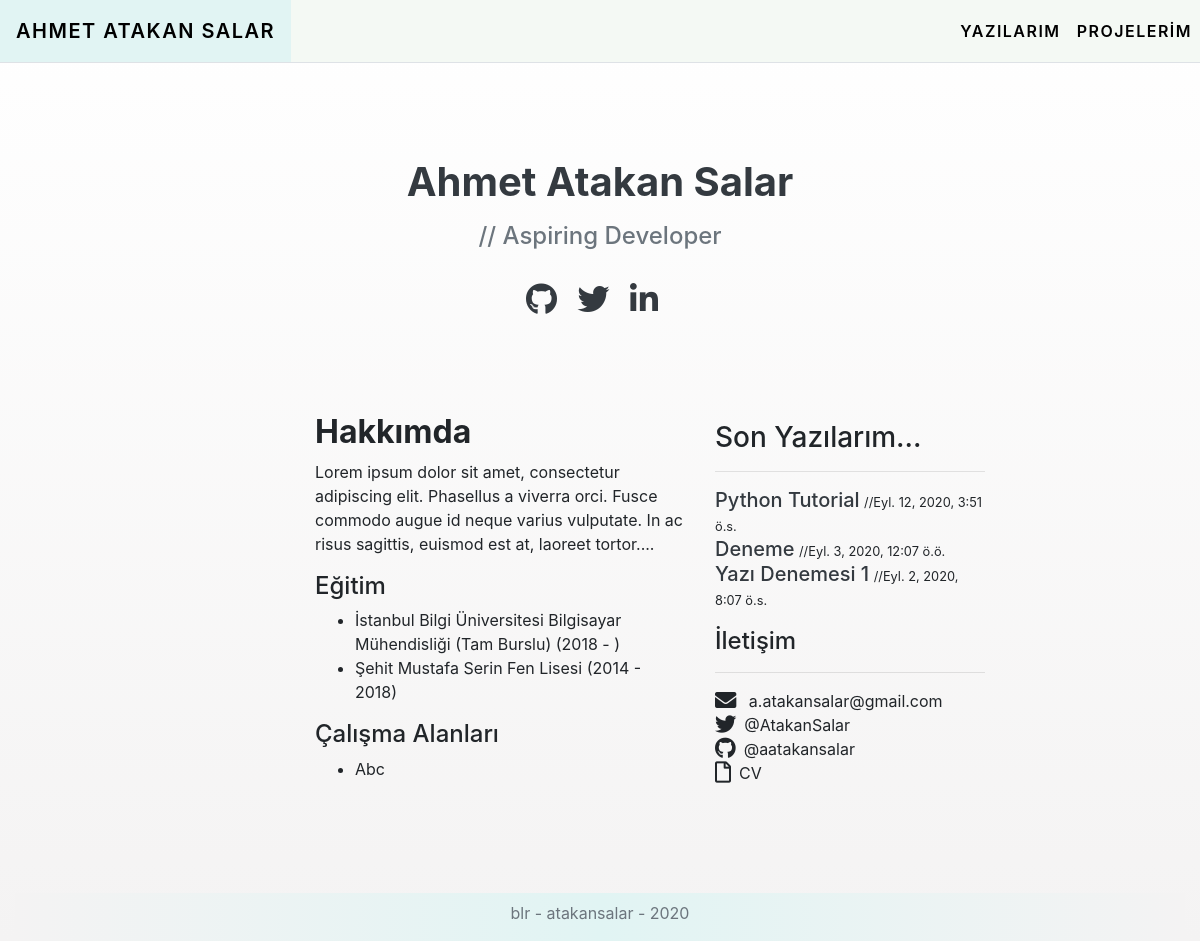
/, run on an earlier commit of the app's database.
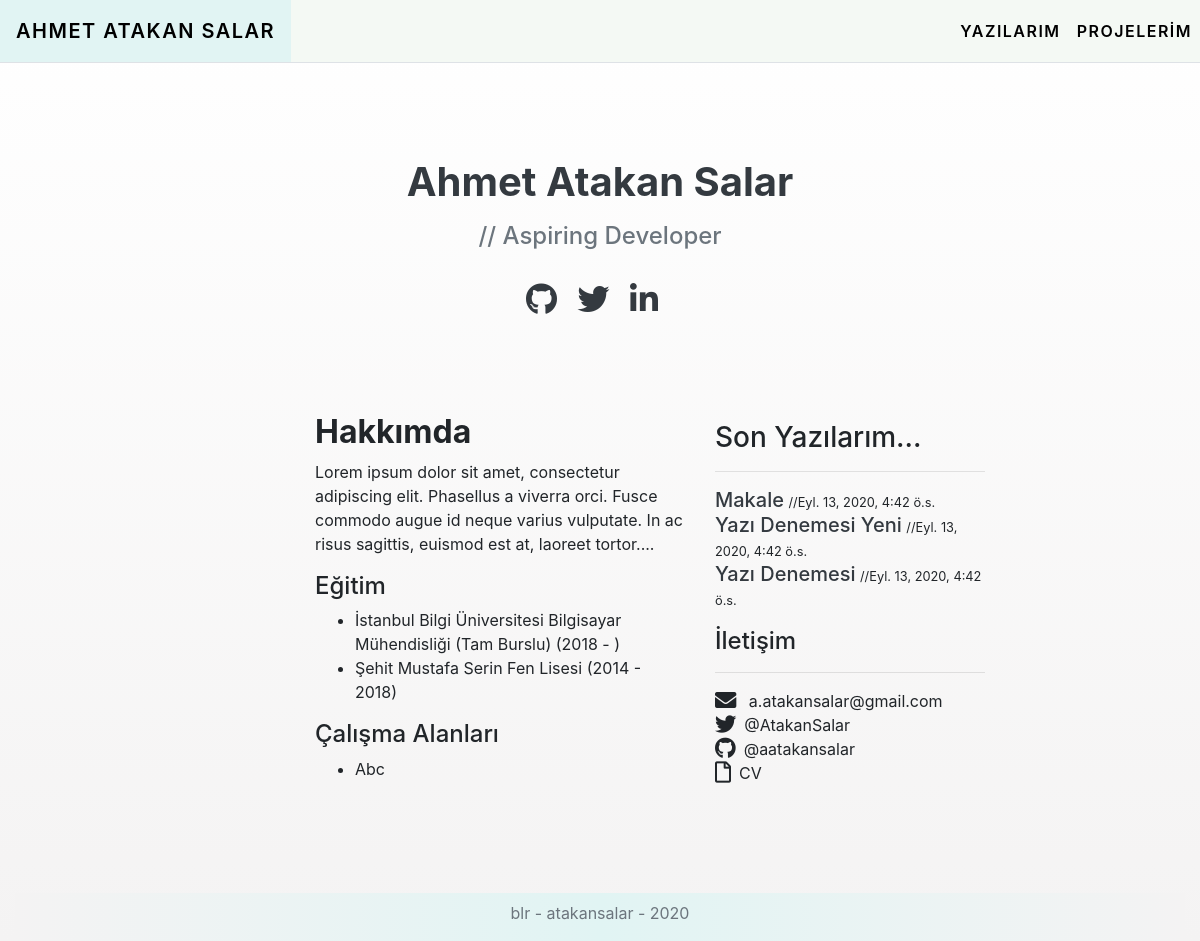
And on a later commit of the database.
### post/models.py (models this page shows, shortened)
class Post(models.Model):
    post_author = models.ForeignKey("auth.User", on_delete=models.CASCADE)
    post_title = models.CharField(max_length=50)
    post_content = RichTextField()
    post_date = models.DateTimeField(auto_now_add=True)
    post_image = models.FileField(blank=True, null=True, verbose_name="Resim Ekle:")
    post_tags = models.ManyToManyField(Tag, verbose_name="Add Tag", blank=True)
    slug = models.SlugField(null=False, unique=True)
    class Meta:
        ordering =['-post_date']
    def get_absolute_url(self):
        return reverse("post:post", kwargs={'slug': self.slug})

### post/views.py (the view)
# urls.py: path('', views.index, name='index'),
def index(request):
    posts = Post.objects.all()
    context = {
        "posts": posts,
    }
    return render(request, 'index.html', context)

### templates/index.html
{% extends "layout.html" %}
{% load static %}
{% block body %}
<div class="text-center" style="margin-top: 3.9rem;">
    <div class="header-wrapper">
        <h1><a href="/" class="text-decoration-none text-dark font-weight-bolder">Ahmet Atakan Salar</a></h1>
        <h4 class="text-secondary pt-2">//  Aspiring Developer</h4>
        <br>
        <a href="https://github.com/aatakansalar" target="_blank" class="text-dark mr-3"><i class="fab fa-github fa-2x"></i></a>
        <a href="https://twitter.com/AtakanSalar" target="_blank" class="text-dark mr-3"><i class="fab fa-twitter fa-2x"></i></a>
        <a href="https://www.linkedin.com/in/ahmet-atakan-salar-7136881b1/" target="_blank" class="text-dark mr-3"><i class="fab fa-linkedin-in fa-2x"></i></a>
    </div>
</div>
<div class="row mb-5 pb-5">
    <div class="col-md-4 offset-md-3 align-self-center">
        <h2 class="font-weight-bold ">Hakkımda</h2>
        <p class="">Lorem ipsum dolor sit amet, consectetur adipiscing elit. Phasellus a viverra orci. Fusce commodo augue id neque varius vulputate. In ac risus sagittis, euismod est at, laoreet tortor....</p>
        <h4>Eğitim</h4>
        <ul>
            <li>İstanbul Bilgi Üniversitesi Bilgisayar Mühendisliği (Tam Burslu)  (2018 - )</li>
            <li>Şehit Mustafa Serin Fen Lisesi (2014 - 2018)</li>
        </ul>
        <h4>Çalışma Alanları</h4>
        <ul>
            <li>Abc</li>
        </ul>
    </div>
    <div class="col-md-3">
    {% if posts %}
        <div class="posts">
            <h3 class="mt-2 ">Son Yazılarım...</h3><hr>
            {% for post in posts %}
                <a href="{{ post.get_absolute_url }}" class="text-dark h5">{{post.post_title}}</a>   <small>//{{post.post_date}}</small><br>
            {% endfor %}
            {% endif %}
        </div>
        <div class= "mt-3">
            <h4>İletişim</h4>
            <hr>
                <li style="list-style: none;"><i class="fas fa-envelope fa-lg mr-2"></i> a.atakansalar@gmail.com</li>
                <li style="list-style: none;"><i class="fab fa-twitter fa-lg mr-2"></i>@AtakanSalar</li>
                <li style="list-style: none;"><i class="fab fa-github fa-lg mr-2"></i>@aatakansalar</li>
                <li style="list-style: none;"><i class="far fa-file fa-lg mr-2"></i>CV</li>
        </div>
    </div>
</div>
{% endblock body %}

### templates/layout.html (shortened to what this page needs)
<!doctype html>
{% load static %}
<html lang="en">
  <head>
    <link rel="stylesheet" href="{% static 'style/style.css' %}">
    <link rel="stylesheet" href="{% static 'css/bootstrap.min.css' %}">
    <link rel="stylesheet" href="https://use.fontawesome.com/releases/v5.0.13/css/all.css">
  </head>
  <body class="container-fluid">
    {% include "includes/navbar.html" %}
    {% block body %}
    {% endblock body %}
  </body>
  <footer>
    <p class="text-center text-secondary pt-2 m-0"> blr - atakansalar - 2020</p>
  </footer>
</html>

### templates/includes/navbar.html (shortened to what this page needs)
<nav class="navbar fixed-top navbar-expand-md navbar-inverse border-bottom justify p-0" >
    <a href="{% url 'index' %}" class="navbar-brand hoverable p-3">AHMET ATAKAN SALAR</a>
    <div class="collapse navbar-collapse closed p-0" id="navbarCollapse">
        <ul class="navbar-nav ml-auto">
            <li class="nav-item hoverable">
                <a class="nav-link" href="{% url 'post:posts'  %}">YAZILARIM</a>
            </li>
            <li class="nav-item hoverable">
                <a class="nav-link" href="{% url 'projects'  %}">PROJELERİM</a>
            </li>
        </ul>
    </div>
</nav>

### static/style/style.css (style rules this page uses)
body { background-image: linear-gradient(#fff, #f4f3f3); }
nav { background-color: #f4f9f4; }
.hoverable { color: #000; font-weight: 600; letter-spacing: 1.5px; }
.hoverable a { color: #000; padding: 1.2rem .5rem 1.2rem .5rem !important; }
.header-wrapper { padding: 6rem 0 6rem 0; }
footer { background: linear-gradient(to right,#f4f3f3, #e1f4f3, #f4f3f3); height: 3rem; }

What changed in the data, as far as the page shows it:
removed Post: post_title "Python Tutorial", post_date "Eyl. 12, 2020, 3:51 ö.s."
removed Post: post_title "Deneme", post_date "Eyl. 3, 2020, 12:07 ö.ö."
removed Post: post_title "Yazı Denemesi 1", post_date "Eyl. 2, 2020, 8:07 ö.s."
added Post: post_title "Makale", post_date "Eyl. 13, 2020, 4:42 ö.s."
added Post: post_title "Yazı Denemesi Yeni", post_date "Eyl. 13, 2020, 4:42 ö.s."
added Post: post_title "Yazı Denemesi", post_date "Eyl. 13, 2020, 4:42 ö.s."
